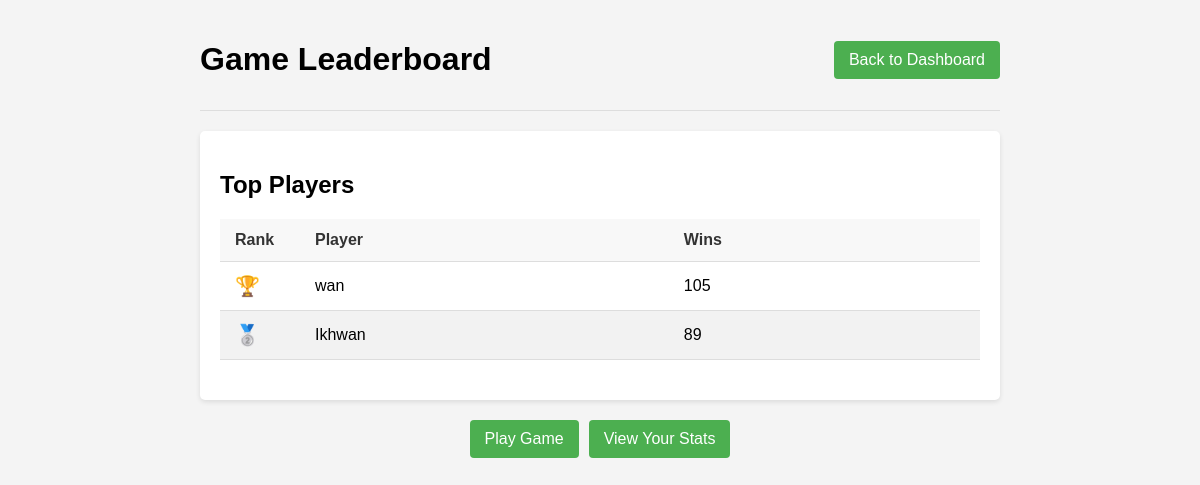
The page /leaderboard on the database as committed earlier.
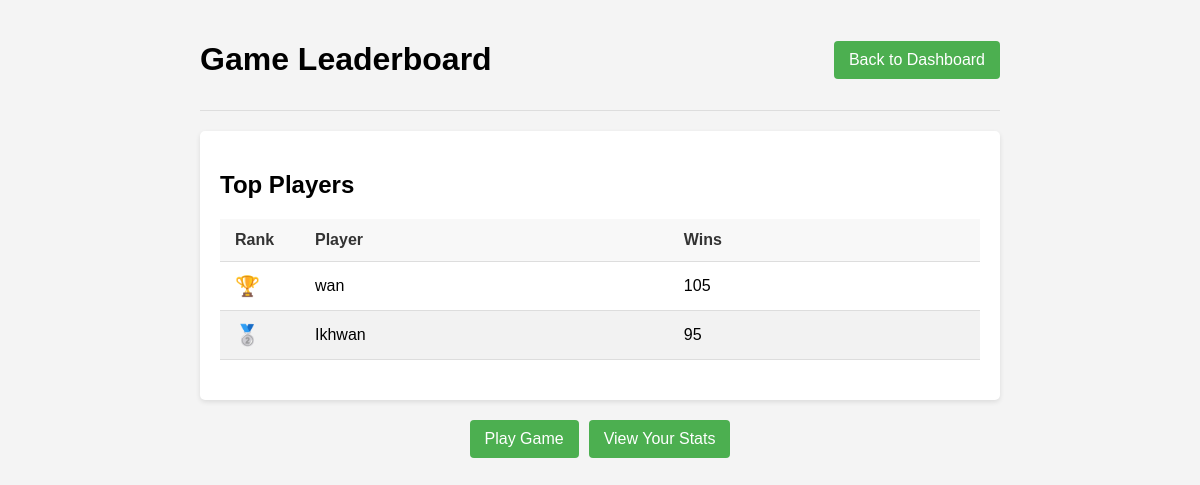
The same page on the database as committed later.
### tables this page shows
CREATE TABLE users (
        id INTEGER PRIMARY KEY,
        username TEXT UNIQUE NOT NULL,
        password_hash TEXT NOT NULL,
        salt TEXT NOT NULL,
        wins INTEGER DEFAULT 0,
        losses INTEGER DEFAULT 0,
        draws INTEGER DEFAULT 0
    );

### main.py (the view)
@app.route('/leaderboard')
def leaderboard():
    conn = setup_database()
    cursor = conn.cursor()
    cursor.execute("SELECT username, wins FROM users ORDER BY wins DESC LIMIT 10")
    top_users = cursor.fetchall()
    conn.close()
    return render_template('leaderboard.html', top_users=top_users)

### main.py (called while the page is built)
def setup_database():
    conn = sqlite3.connect('rps_game.db')
    cursor = conn.cursor()
    cursor.execute('''CREATE TABLE IF NOT EXISTS users (
                        id INTEGER PRIMARY KEY,
                        username TEXT UNIQUE NOT NULL,
                        password_hash TEXT NOT NULL,
                        salt TEXT NOT NULL,
                        wins INTEGER DEFAULT 0,
                        losses INTEGER DEFAULT 0,
                        draws INTEGER DEFAULT 0)''')
    conn.commit()
    return conn

### templates/leaderboard.html (shortened to what this page needs)
<!DOCTYPE html>
<html>
<head>
</head>
<body>
    <div class="container">
        <div class="header">
            <h1>Game Leaderboard</h1>
            <a href="{{ url_for('dashboard') }}" class="button">Back to Dashboard</a>
        </div>
        <div class="leaderboard-card">
            <h2>Top Players</h2>
            {% if top_users %}
            <table class="leaderboard-table">
                <thead>
                    <tr>
                        <th>Rank</th>
                        <th>Player</th>
                        <th>Wins</th>
                    </tr>
                </thead>
                <tbody>
                    {% for user in top_users %}
                    <tr>
                        <td class="rank rank-{{ loop.index }}">
                            {% if loop.index == 1 %}
                            <span class="trophy">🏆</span>
                            {% elif loop.index == 2 %}
                            <span class="trophy">🥈</span>
                            {% elif loop.index == 3 %}
                            <span class="trophy">🥉</span>
                            {% else %}
                            {{ loop.index }}
                            {% endif %}
                        </td>
                        <td>{{ user[0] }}</td>
                        <td>{{ user[1] }}</td>
                    </tr>
                    {% endfor %}
                </tbody>
            </table>
            {% else %}
            <div style="text-align: center; margin: 30px 0;">
                <p>No players have recorded any wins yet. Be the first!</p>
            </div>
            {% endif %}
        </div>
        <div class="nav-buttons">
            <a href="{{ url_for('play_game') }}" class="button">Play Game</a>
            <a href="{{ url_for('view_stats') }}" class="button">View Your Stats</a>
        </div>
    </div>
</body>
</html>

### templates/leaderboard.html (style rules this page uses)
body { font-family: Arial, sans-serif; background-color: #f4f4f4; margin: 0; padding: 0; }
.container { max-width: 800px; margin: 0 auto; padding: 20px; }
.header { display: flex; justify-content: space-between; align-items: center; margin-bottom: 20px; padding-bottom: 10px; border-bottom: 1px solid #ddd; }
.leaderboard-card { background-color: white; border-radius: 5px; box-shadow: 0 2px 5px rgba(0, 0, 0, 0.1); padding: 20px; margin-bottom: 20px; }
.leaderboard-table { width: 100%; border-collapse: collapse; margin: 20px 0; }
.leaderboard-table th, .leaderboard-table td { padding: 12px 15px; text-align: left; border-bottom: 1px solid #ddd; }
.leaderboard-table th { background-color: #f8f8f8; font-weight: bold; color: #333; }
.leaderboard-table tr:nth-child(even) { background-color: #f2f2f2; }
.rank { font-weight: bold; text-align: center; width: 50px; }
.rank-1 { color: gold; }
.rank-2 { color: silver; }
.trophy { font-size: 20px; }
.button { padding: 10px 15px; background-color: #4CAF50; color: white; border: none; border-radius: 4px; cursor: pointer; text-decoration: none; display: inline-block; }
.nav-buttons { display: flex; justify-content: center; gap: 10px; margin-top: 20px; }

Rows that differ between the two databases and show on the page:
changed users "Ikhwan": wins "89" → "95"
